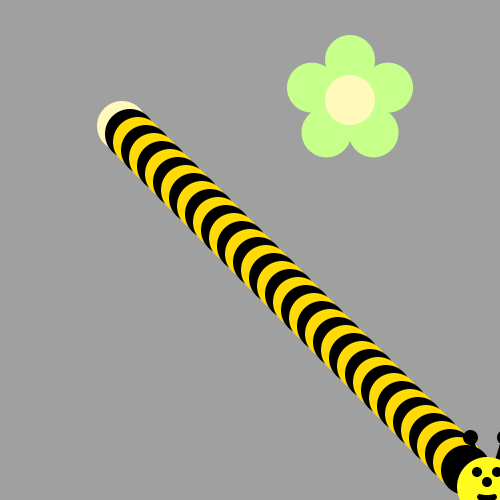
Frame 1 (no input)
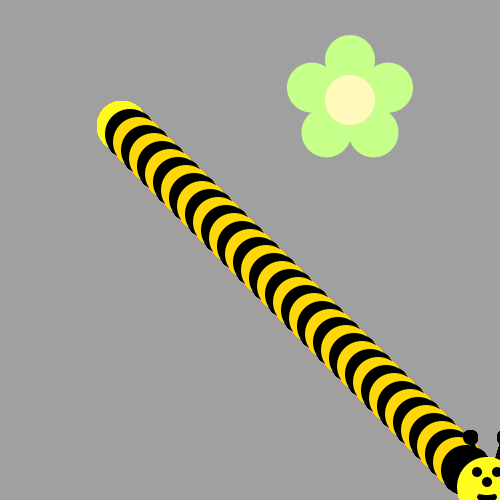
Frame 60 (the mouse pressed at the canvas centre just before this capture)
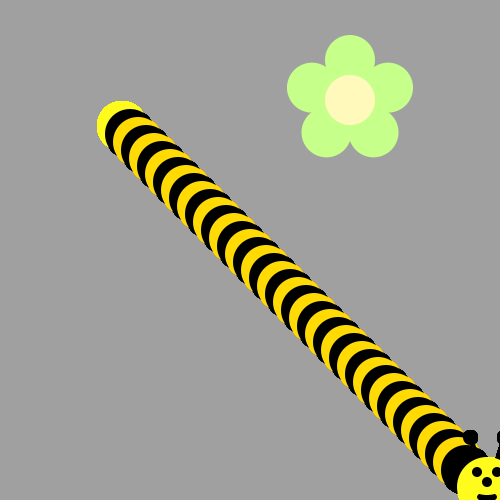
Frame 120 (the mouse held since frame 60 and released just before this capture)

The Processing sketch that drew these frames (run headless with seeded random() and noise(); from frame 60 on, the mouse is pressed at the canvas centre):

// Processing sketch: bumble_bee
// ── bumble_bee.pde

void setup() {
     ellipseMode(CENTER);
     size(500, 500);
     background(160, 160, 160);
     drawFlower(350, 100);
}

void draw() {
  int X = 60;
// First run the program and you should see a flower.  
  for (int i=1; i<45; i++) {
    ellipse(++X+X++,++X+X++,50,50);
    if(i % 2==0){
      fill(#FFDA05);
    
    }
    else {
      fill(0);
    }
 
  }
  drawBeeFace(487,487);

 // ellipse,
  
/* Then, use a loop to make a body for the Bee! 
(see the image on the recipe, it's a diagonal line of circles)
Use modulo to make the colors alternate between yellow and black
*/



/*
Now put his head on using drawBeeFace(x,y)
*/
}

/**************   Use these methods but  DON'T CHANGE THE CODE BELOW  **************/

void drawFlower(int x, int y) {
     noStroke();
     translate(x, y);
     // draw 5 petals, rotating after each one
     fill(#c6ff89);      // green
      for (int i = 0; i < 5; i++) {
           ellipse(0, -40, 50, 50);
          rotate(radians(72));
     }
     fill(#fff9bb); // light yellow
     ellipse(0, 0, 50, 50);
} 
void drawBeeFace(int BeeFaceX, int BeeFaceY) {
     noStroke();
     fill(0, 0, 0);
     stroke(1);
     strokeWeight(5);
     line(BeeFaceX-10, BeeFaceY-27, BeeFaceX-17, BeeFaceY-50);
     line(BeeFaceX+10, BeeFaceY-27, BeeFaceX+17, BeeFaceY-50);
     ellipse(BeeFaceX-17, BeeFaceY-50, 10, 10);
     ellipse(BeeFaceX+17, BeeFaceY-50, 10, 10);
     noStroke();
     fill(255, 251, 28);
     ellipse(BeeFaceX, BeeFaceY, 60, 60); // face
     fill(255, 237, 209);
     fill(0,0,0);
      ellipse(BeeFaceX-10, BeeFaceY-15, 10, 10); // eyes
     ellipse(BeeFaceX+10, BeeFaceY-15, 10, 10);
      ellipse(BeeFaceX, BeeFaceY-5, 10, 10); // nose
      ellipse(BeeFaceX, BeeFaceY+10, 20, 10);// mouth
     fill(255, 251, 28);
     ellipse(BeeFaceX, BeeFaceY+5, 20, 6);
}
